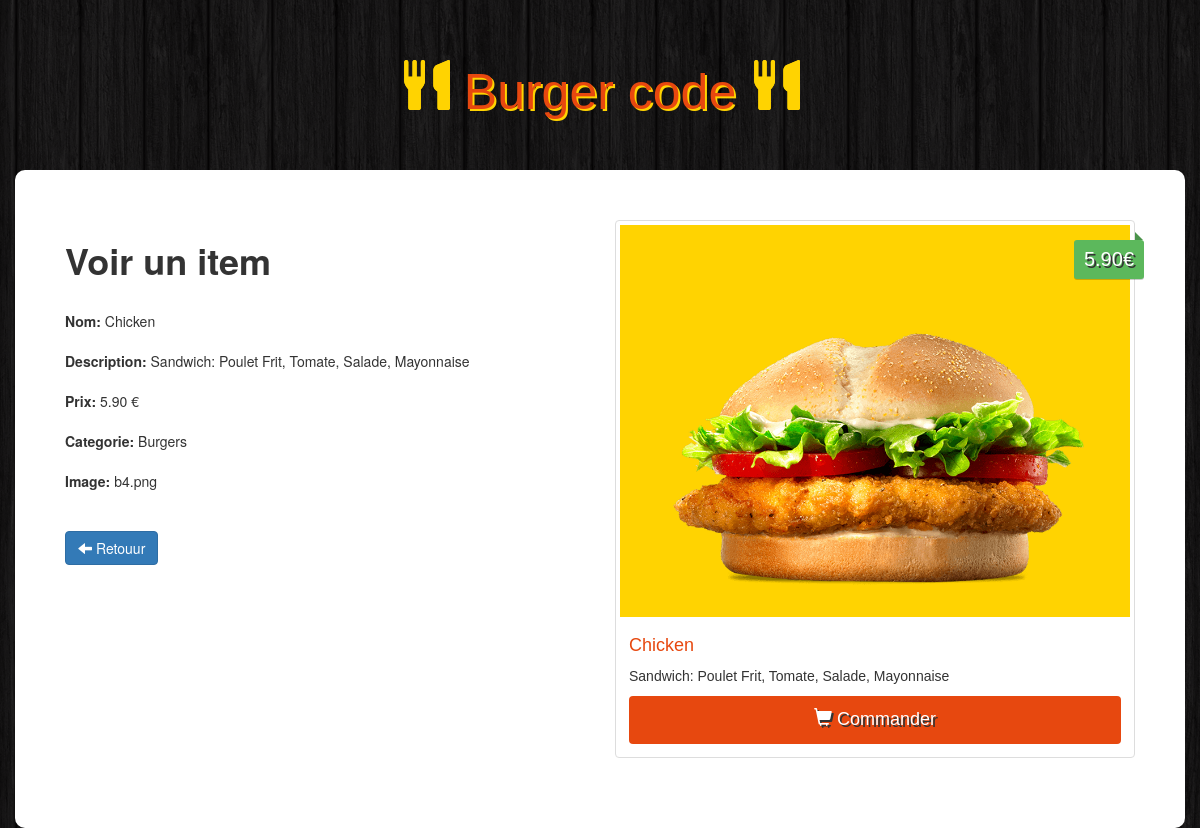
The page /admin/view.php?id=10 on the database its author committed.
### tables this page shows
CREATE TABLE `items` (
  `id` int(11) NOT NULL,
  `name` varchar(100) NOT NULL,
  `description` varchar(255) NOT NULL,
  `price` float NOT NULL,
  `image` varchar(255) NOT NULL,
  `category` int(11) NOT NULL
);

CREATE TABLE `categories` (
  `id` int(11) NOT NULL,
  `name` varchar(100) NOT NULL
);

### admin/view.php (the view, shortened to what this page needs)
<?php
if(isset($_GET['id'])){
    $id = $_GET['id'];
}
$db = database::connect();
$statement = $db -> prepare("SELECT items.id, items.name, items.description, items.price, items.image, categories.name AS category
                        FROM items LEFT JOIN categories ON items.category = categories.id
                        WHERE items.id = ?");
$statement -> execute(array($id));
$item = $statement -> fetch();
?>
<!DOCTYPE html>
<html>
<head>
    <link rel="stylesheet" type="text/css" href="assets/bootstrap/css/bootstrap.min.css">
	<link rel="stylesheet" type="text/css" href="style.css">
</head>
<body>
 <h1 class="text-logo"><span class="glyphicon glyphicon-cutlery"></span> Burger code <span class="glyphicon glyphicon-cutlery"></span></h1>
  <div class="container admin">
  	<div class="row">
  		<div class="col-sm-6">
    			<h1><strong>Voir un item </strong></h1>
    			<br/>
              <form>
                  	<div class="form-group">
                  		<label>Nom:</label> <?=$item['name']?>
                  	</div>
                  	<div class="form-group">
                  		<label>Description:</label> <?=$item['description']?>
                  	</div>
                  	<div class="form-group">
                  		<label>Prix:</label> <?=number_format((float)$item['price'],2,'.', ' ')?> €
                  	</div>
                  	<div class="form-group">
                  		<label>Categorie:</label> <?=$item['category']?>
                  	</div>
                  	<div class="form-group">
                  		<label>Image:</label> <?=$item['image']?>
                  	</div>
              </form>
              <br/>
              <div class="form-actions">
                 	<a href="index.php" class="btn btn-primary"><span class="glyphicon glyphicon-arrow-left"></span> Retouur</a>
              </div>
  		</div>
	    <div class="col-sm-6 site">
   	    	   	    <div class="thumbnail">
   	    	   	    	  <img src="../images/<?=$item['image']?>" alt="...">
   	    	   	    	   <div class="price"><?=number_format((float)$item['price'],2,'.', ' ')?>€</div>
   	    	   	    	   <div class="caption">
   	    	   	    	   	   <h4><?=$item['name']?></h4>
   	    	   	    	   	    <p><?=$item['description']?></p>
   	    	   	    	   	    <a href="#" class="btn btn-order "role="button"><span class="glyphicon glyphicon-shopping-cart"></span> Commander</a>
   	    	   	    	   </div>
   	    	   	    </div>
   	    	  </div>
  	  </div>
   </div>
</body>
</html>

### admin/style.css (style rules this page uses)
body { background: url(../images/bg.png); }
.site { font-family:'Showcard Gothic',Sans-Serif; }
.text-logo { font-family:'Showcard Gothic',Sans-Serif; color:#e7480f; text-shadow:2px 2px #ffd301; font-size:50px; padding:40px 0px; text-align:center; }
.text-logo .glyphicon { color:#ffd301; text-shadow:0px 0px #ffd301; }
.thumbnail img { background: #ffd301; }
.price { background-color:#5cb85c; box-shadow: 0 1px rgba(0,0,0,0.2); -moz-box-shadow:0 1px rgba(0,0,0,0.2); -webkit-box-shadow: 0 1px rgba(0,0,0,0.2); color:#fff; text-shadow: 2px 2px #333; position:absolute; right:6px; top:20px; padding:5px 10px; font-size:20px; border-radius:3px; }
.price:before { border:4px solid transparent; border-bottom:4px solid #4a934a; border-left:4px solid #4a934a; content: ""; position:absolute; right:1px; top:-8px; }
.caption > h4 { color: #e7480f; font-size:18px; }
.btn-order { width:100%; padding:10px; font-size:18px; color:#fff; background-color:#e7480f; text-decoration:none; text-shadow:2px 2px #333; }
.admin { background:#fff; padding:50px; border-radius:10px; }

### rows shown on the page
items: name "Chicken", description "Sandwich: Poulet Frit, Tomate, Salade, Mayonnaise", price "5.90", category.name "Burgers", image "b4.png", image (picture)
